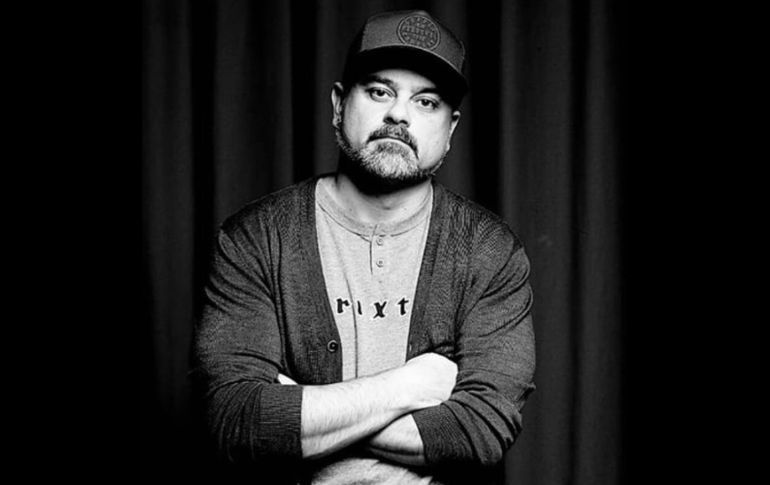
#> input picture resources/nach.jpg, 770 x 485 px
$ python capitulo3.py
#> lines starting #> are read from the running program, lines starting #| are printed output that depends on the picture
import cv2
import numpy as np

img = cv2.imread("resources/nach.jpg")
#> img is the input picture: shape (485, 770, 3); min 0, max 255, mean 35.5
print(img.shape)
#| (485, 770, 3)
#cambiar de tamaño
imgResize = cv2.resize(img,(300,200))
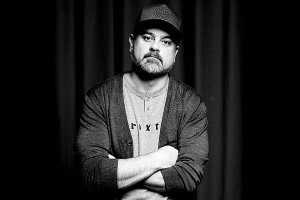
#> imgResize: shape (200, 300, 3); min 0, max 252, mean 35.4
#recortar imagen
imgCropped = img[0:200,200:500]
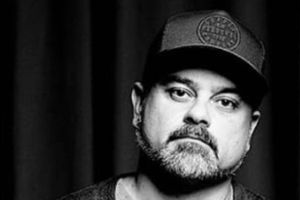
#> imgCropped: shape (200, 300, 3); min 0, max 255, mean 42.9

cv2.imshow("Image ",img)
cv2.imshow("Image resize ",imgResize)
cv2.imshow("Image cropped ",imgCropped)
cv2.waitKey(0)
